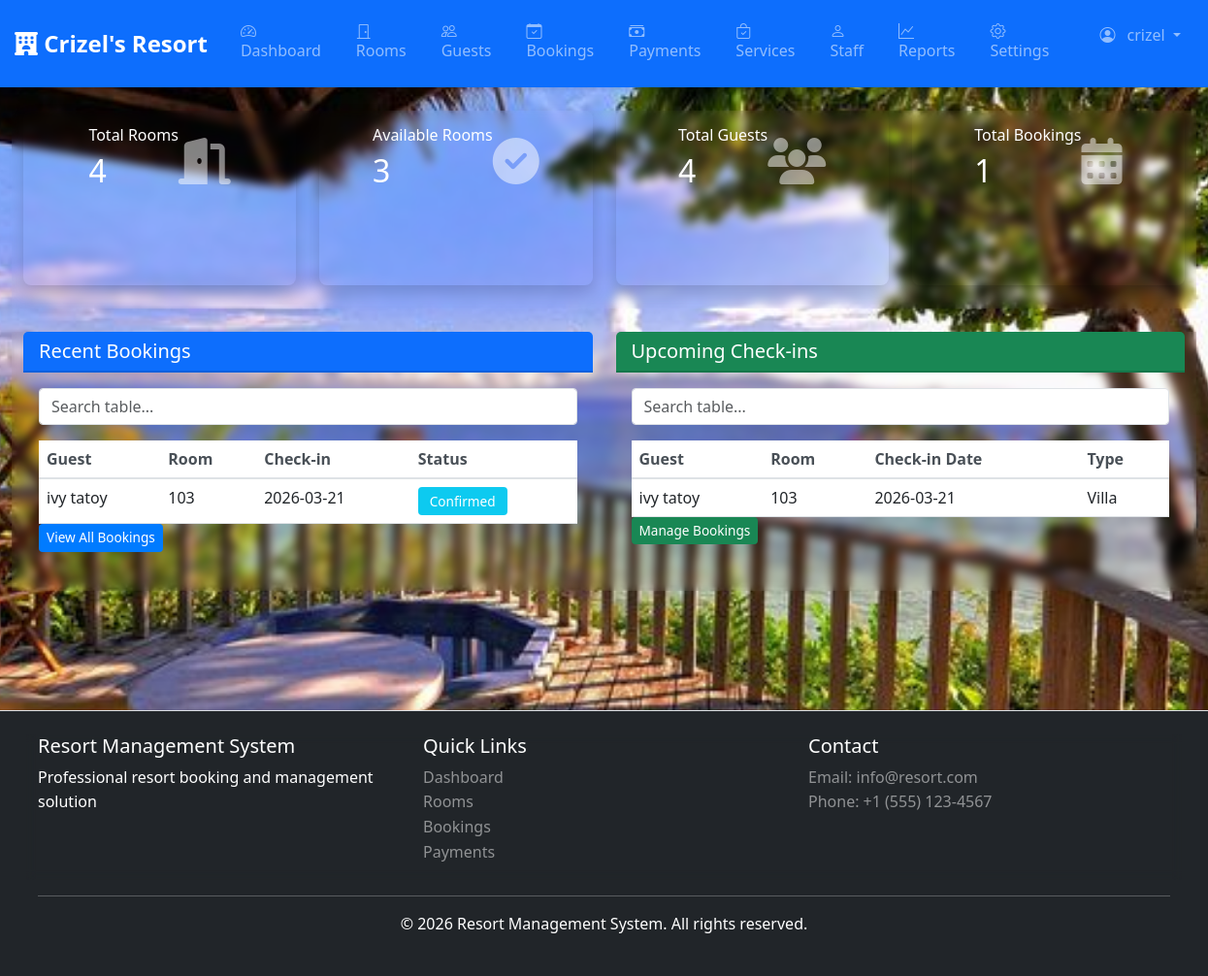
Screenshot of /index.php (signed in) with the database file from the repository.
### tables this page shows
CREATE TABLE `bookings` (
  `id` int(11) NOT NULL,
  `booking_number` varchar(50) NOT NULL,
  `guest_id` int(11) NOT NULL,
  `room_id` int(11) NOT NULL,
  `check_in_date` date NOT NULL,
  `check_out_date` date NOT NULL,
  `number_of_guests` int(11) NOT NULL,
  `total_price` decimal(10,2) DEFAULT NULL,
  `status` enum('confirmed','checked-in','checked-out','cancelled') DEFAULT 'confirmed',
  `payment_status` enum('pending','paid','refunded') DEFAULT 'pending',
  `special_requests` text DEFAULT NULL,
  `created_at` timestamp NOT NULL DEFAULT current_timestamp(),
  `updated_at` timestamp NOT NULL DEFAULT current_timestamp() ON UPDATE current_timestamp()
);

CREATE TABLE `guests` (
  `id` int(11) NOT NULL,
  `first_name` varchar(100) NOT NULL,
  `last_name` varchar(100) NOT NULL,
  `email` varchar(100) DEFAULT NULL,
  `phone` varchar(20) DEFAULT NULL,
  `address` varchar(255) DEFAULT NULL,
  `city` varchar(100) DEFAULT NULL,
  `country` varchar(100) DEFAULT NULL,
  `id_type` varchar(50) DEFAULT NULL,
  `id_number` varchar(100) DEFAULT NULL,
  `created_at` timestamp NOT NULL DEFAULT current_timestamp(),
  `updated_at` timestamp NOT NULL DEFAULT current_timestamp() ON UPDATE current_timestamp()
);

CREATE TABLE `rooms` (
  `id` int(11) NOT NULL,
  `room_number` varchar(50) NOT NULL,
  `room_type` enum('single','double','suite','deluxe','villa') NOT NULL,
  `capacity` int(11) NOT NULL,
  `price_per_night` decimal(10,2) NOT NULL,
  `description` text DEFAULT NULL,
  `amenities` longtext DEFAULT NULL CHECK (json_valid(`amenities`)),
  `floor` int(11) DEFAULT NULL,
  `status` enum('available','occupied','maintenance') DEFAULT 'available',
  `created_at` timestamp NOT NULL DEFAULT current_timestamp(),
  `updated_at` timestamp NOT NULL DEFAULT current_timestamp() ON UPDATE current_timestamp()
);

### index.php (the view, shortened to what this page needs)
<?php
require_once 'config/db.php';
$rooms_count = $conn->query("SELECT COUNT(*) as total FROM rooms")->fetch_assoc()['total'];
$guests_count = $conn->query("SELECT COUNT(*) as total FROM guests")->fetch_assoc()['total'];
$bookings_count = $conn->query("SELECT COUNT(*) as total FROM bookings")->fetch_assoc()['total'];
$available_rooms = $conn->query("SELECT COUNT(*) as total FROM rooms WHERE status = 'available'")->fetch_assoc()['total'];
$recent_bookings = $conn->query("
    SELECT b.*, g.first_name, g.last_name, r.room_number
    FROM bookings b
    JOIN guests g ON b.guest_id = g.id
    JOIN rooms r ON b.room_id = r.id
    ORDER BY b.created_at DESC
    LIMIT 5
");
$upcoming_checkins = $conn->query("
    SELECT b.*, g.first_name, g.last_name, r.room_number, r.room_type
    FROM bookings b
    JOIN guests g ON b.guest_id = g.id
    JOIN rooms r ON b.room_id = r.id
    WHERE DATE(b.check_in_date) >= CURDATE()
    AND b.status IN ('confirmed', 'checked-in')
    ORDER BY b.check_in_date ASC
    LIMIT 5
");
?>
<?php include 'views/header.php'; ?>
<div class="row mb-4">
    <div class="col-md-3">
        <div class="card bg-primary text-white">
            <div class="card-body">
                <div class="d-flex justify-content-between align-items-center">
                    <div>
                        <h6 class="card-title">Total Rooms</h6>
                        <h2><?php echo $rooms_count; ?></h2>
                    </div>
                    <i class="fas fa-door-open fa-3x opacity-50"></i>
                </div>
            </div>
        </div>
    </div>
    <div class="col-md-3">
        <div class="card bg-success text-white">
            <div class="card-body">
                <div class="d-flex justify-content-between align-items-center">
                    <div>
                        <h6 class="card-title">Available Rooms</h6>
                        <h2><?php echo $available_rooms; ?></h2>
                    </div>
                    <i class="fas fa-check-circle fa-3x opacity-50"></i>
                </div>
            </div>
        </div>
    </div>
    <div class="col-md-3">
        <div class="card bg-info text-white">
            <div class="card-body">
                <div class="d-flex justify-content-between align-items-center">
                    <div>
                        <h6 class="card-title">Total Guests</h6>
                        <h2><?php echo $guests_count; ?></h2>
                    </div>
                    <i class="fas fa-users fa-3x opacity-50"></i>
                </div>
            </div>
        </div>
    </div>
    <div class="col-md-3">
        <div class="card bg-warning text-white">
            <div class="card-body">
                <div class="d-flex justify-content-between align-items-center">
                    <div>
                        <h6 class="card-title">Total Bookings</h6>
                        <h2><?php echo $bookings_count; ?></h2>
                    </div>
                    <i class="fas fa-calendar-alt fa-3x opacity-50"></i>
                </div>
            </div>
        </div>
    </div>
</div>
<div class="row">
    <div class="col-md-6">
        <div class="card">
            <div class="card-header bg-primary text-white">
                <h5 class="mb-0">Recent Bookings</h5>
            </div>
            <div class="card-body">
                <div class="table-responsive">
                    <table class="table table-hover">
                        <thead>
                            <tr>
                                <th>Guest</th>
                                <th>Room</th>
                                <th>Check-in</th>
                                <th>Status</th>
                            </tr>
                        </thead>
                        <tbody>
                            <?php while($booking = $recent_bookings->fetch_assoc()): ?>
                            <tr>
                                <td><?php echo $booking['first_name'] . ' ' . $booking['last_name']; ?></td>
                                <td><?php echo $booking['room_number']; ?></td>
                                <td><?php echo date('Y-m-d', strtotime($booking['check_in_date'])); ?></td>
                                <td>
                                    <span class="badge bg-<?php echo getBadgeColor($booking['status']); ?>">
                                        <?php echo ucfirst($booking['status']); ?>
                                    </span>
                                </td>
                            </tr>
                            <?php endwhile; ?>
                        </tbody>
                    </table>
                </div>
                <a href="bookings.php" class="btn btn-primary btn-sm">View All Bookings</a>
            </div>
        </div>
    </div>
    <div class="col-md-6">
        <div class="card">
            <div class="card-header bg-success text-white">
                <h5 class="mb-0">Upcoming Check-ins</h5>
            </div>
            <div class="card-body">
                <div class="table-responsive">
                    <table class="table table-hover">
                        <thead>
                            <tr>
                                <th>Guest</th>
                                <th>Room</th>
                                <th>Check-in Date</th>
                                <th>Type</th>
                            </tr>
                        </thead>
                        <tbody>
                            <?php while($checkin = $upcoming_checkins->fetch_assoc()): ?>
                            <tr>
                                <td><?php echo $checkin['first_name'] . ' ' . $checkin['last_name']; ?></td>
                                <td><?php echo $checkin['room_number']; ?></td>
                                <td><?php echo date('Y-m-d', strtotime($checkin['check_in_date'])); ?></td>
                                <td><?php echo ucfirst($checkin['room_type']); ?></td>
                            </tr>
                            <?php endwhile; ?>
                        </tbody>
                    </table>
                </div>
                <a href="bookings.php" class="btn btn-success btn-sm">Manage Bookings</a>
            </div>
        </div>
    </div>
</div>
<?php include 'views/footer.php'; ?>
<?php
function getBadgeColor($status) {
    switch($status) {
        case 'confirmed': return 'info';
    }
}
?>

### css/style.css (style rules this page uses)
:root { --primary-color: #007bff; --secondary-color: #6c757d; --success-color: #28a745; --danger-color: #dc3545; --warning-color: #ffc107; --info-color: #17a2b8; }
* { margin: 0; padding: 0; box-sizing: border-box; }
body { font-family: 'Segoe UI', Tahoma, Geneva, Verdana, sans-serif; background-image: url('../resort.jpg'); background-attachment: fixed; background-size: cover; background-position: center; background-repeat: no-repeat; color: #333; line-height: 1.6; }
.card { border: none; box-shadow: 0 0.125rem 0.25rem rgba(0, 0, 0, 0.1); margin-bottom: 1.5rem; transition: transform 0.3s ease, box-shadow 0.3s ease; border-radius: 0.5rem; }
.card-header { border-bottom: 2px solid rgba(0, 0, 0, 0.125); font-weight: 600; }
.card.bg-primary, .card.bg-success, .card.bg-info, .card.bg-warning { border: none; color: white !important; min-height: 180px; display: flex; align-items: center; box-shadow: 0 0.5rem 1rem rgba(0, 0, 0, 0.15); }
.table { margin-bottom: 0; }
.table th { font-weight: 600; border-bottom: 2px solid #dee2e6; color: #495057; }
.btn { border-radius: 0.25rem; font-weight: 500; transition: all 0.3s ease; border: none; }
.btn-primary { background-color: var(--primary-color); }
.btn-sm { padding: 0.25rem 0.5rem; font-size: 0.85rem; }
.badge { padding: 0.5rem 0.75rem; border-radius: 0.25rem; font-weight: 500; font-size: 0.85rem; }
.alert, .card { animation: fadeIn 0.3s ease; }
.mb-4 { margin-bottom: 1.5rem !important; }
.opacity-50 { opacity: 0.5; }

### index.php (style rules this page uses)
body { background-image: url('resort.jpg'); background-size: cover; background-position: center; background-repeat: no-repeat; background-attachment: fixed; }
.card { background: rgba(255,255,255,0.9); }
.card { background: transparent !important; border: none; box-shadow: none; }
.table { background: transparent; }
.container, .row, .col-md-6, .col-md-3 { backdrop-filter: blur(5px); -webkit-backdrop-filter: blur(12px); }

### rows the page displays
bookings: guest.first_name "ivy", guest.last_name "tatoy", room.room_number "103", check_in_date "2026-03-21", status "Confirmed", room.room_type "Villa"

### other values shown
$_SESSION['user_name'] "crizel"
$rooms_count "4"
$available_rooms "3"
$guests_count "4"
$bookings_count "1"
